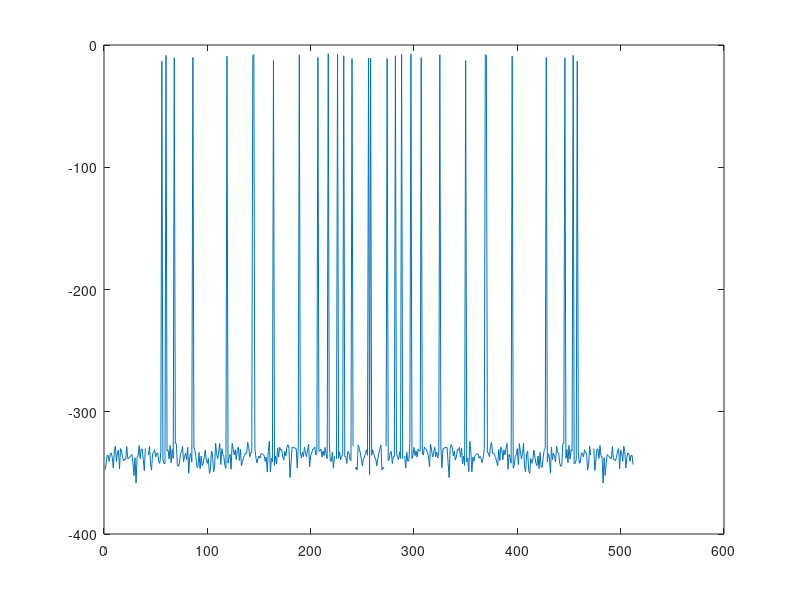
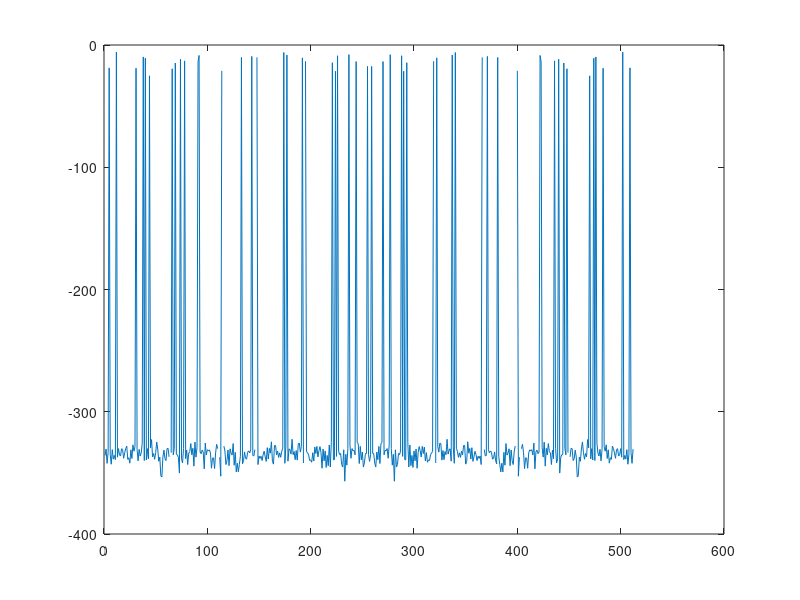
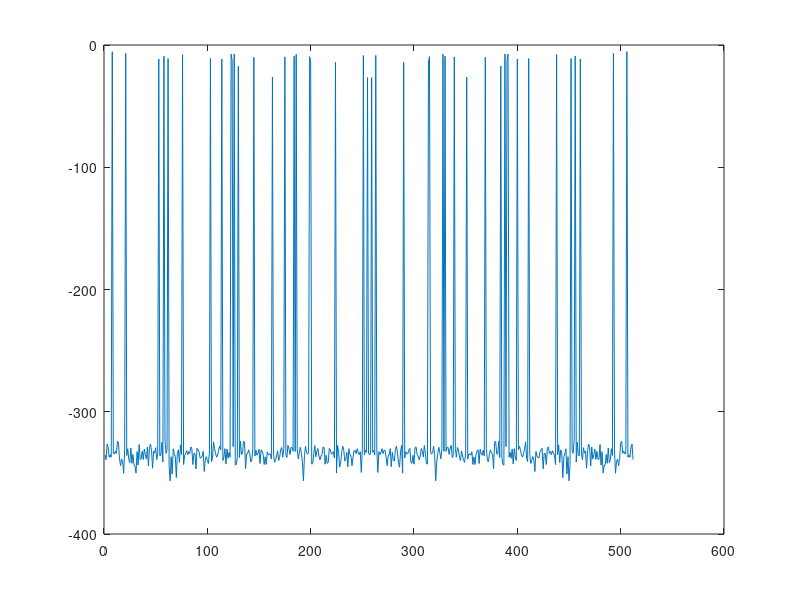
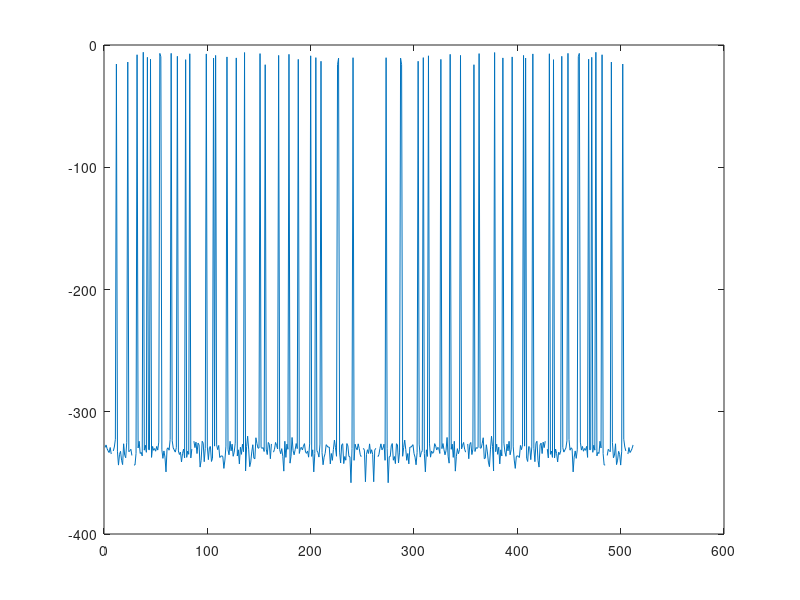

Here is the MATLAB script that generated these plots, in order:
clc;
clear all;

load("lab_03.mat");
pytajniki = mod(305525, 16)+1;
%x_6
K = 8;
N=512;
M=32;

%na ramki
for m = 0:K-1
    ramki(m+1,:)=x_6(m*(N+M)+1+M:m*(N+M)+M+N);
end

%N punktowe DFT (FFT) dla kazdej ramki
for m = 0:K-1
   dft(m+1,:) = fft(ramki(m+1,:))./N;
end

f=1:512;
%rysunki
for m = 0:K-1
   figure;
   plot(f,20*log10(abs(dft(m+1,:))));
end

%fs = ?
%f0 = 1/T = 1/(N/fs)
%f k-tej probki => k*f0


